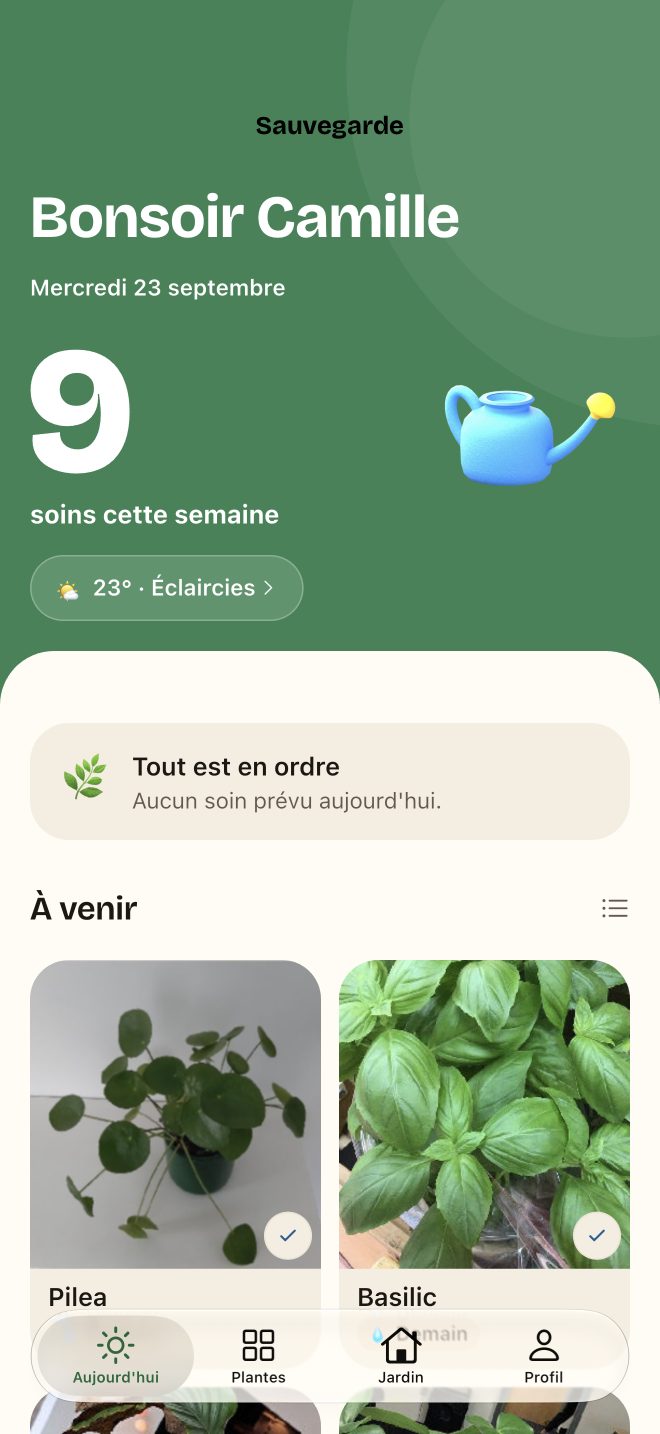
#> input picture store/shots-fr/backup.png, 1320 x 2868 px, given in place of capture.png, which was not available (shown at 1/2 size); the run also reads 1 picture not shown here
$ python preparer.py
#> lines starting #> are read from the running program, lines starting #| are printed output that depends on the picture; pictures that were not available may be replaced by others from this repository, and a replacement may not be noted
### store/compose.py
#!/usr/bin/env python3
"""Compose les visuels App Store à partir des captures réelles.

Chaque visuel : un aplat d'une couleur vive de l'app, deux grands disques
pâles qui sortent du cadre — le décor de ses têtes vertes —, un titre en
Bricolage Grotesque très gras (la police des titres de l'app), un appareil
dessiné (bordure, barre d'état, île ou œil de caméra) qui montre la capture
presque entière, et un objet 3D posé à son pied, devant lui. L'écran est ce
qu'on vend : rien ne le recouvre, à part l'objet sur son coin bas.

Deux gabarits : l'iPhone 6,7 pouces (1290 × 2796) et l'iPad 13 pouces
(2064 × 2752), les deux séries que demande App Store d'une app universelle.

Les captures viennent du simulateur (store/capture_ios.sh, écran entier,
marqueur `.device` dans le dossier) ou, à défaut, du build web (capture.mjs,
390 × 844 à 3×, sans barre d'état).

Usage : compose.py <dossier captures> <dossier sortie> [fr|en|de|it] [iphone|ipad]
"""
import csv
import os
import sys

import numpy as np
from PIL import Image, ImageDraw, ImageFilter, ImageFont

HERE = os.path.dirname(os.path.abspath(__file__))
ROOT = os.path.join(HERE, '..')
FONTS = os.path.join(HERE, 'fonts/inter/extras/ttf')
DISPLAY = os.path.join(ROOT, 'assets', 'fonts', 'BricolageGrotesque-VF.ttf')
CLAY = os.path.join(ROOT, 'assets', 'onboarding')
# Le pot de l'icône, entier, tel que l'ouverture de l'app le montre
# (tool/render_app_icon.py).
POT = os.path.join('assets', 'icon', 'rendu', 'lancement.png')
INTER_ZIP = 'https://github.com/rsms/inter/releases/download/v4.1/Inter-4.1.zip'

# --- les deux gabarits --------------------------------------------------------

# Le projet Xcode déclare les deux familles (TARGETED_DEVICE_FAMILY = « 1,2 »),
# et App Store réclame alors une série par famille : 6,7 pouces pour l'iPhone,
# 13 pouces pour l'iPad. Les deux disent la même chose avec la même grammaire
# — papier teinté, titre à la main, appareil incliné, objet d'argile devant.
# Mais un iPad n'est pas un grand iPhone : presque carré, il laisse moins de
# hauteur au texte, l'appareil y prend moins de largeur, et sa capture est au
# facteur 2 quand celle de l'iPhone est au 3. Chaque gabarit porte donc ses
# mesures ; tout le fichier les lit dans L, réglé par use().
FORMATS = {
    'iphone': {
        'size': (1290, 2796),
        'margin': 96, 'text_top': 200, 'text_width': 1110,
        'title_max': 136, 'title_min': 96, 'title_line': 1.18,
        'sub_size': 54, 'sub_line': 66, 'sub_gap': 22, 'tilt': 1.0,
            # L'appareil tient en entier dans le cadre, écran complet : sa largeur,
        # le vide entre le sous-titre et lui (où l'objet d'argile dépasse), et
        # la taille de l'objet.
        'phone_width': 850, 'phone_gap': 170, 'phone_clay': 500,
        # Les cotes de l'appareil, en points : la barre d'état, le rayon des
        # coins, le cadre, l'île (ou, sans elle, l'œil de la caméra).
        'device': {'px': 3, 'status': 54, 'radius': 55, 'bezel': 12, 'island': (126, 37), 'camera': 0, 'cellular': True},
        'cover': {
            'title': 296, 'plant_h': 760, 'plant_dx': 28, 'plant_overlap': 80,
            'card_h': 860, 'card_gap': 86, 'radius': 72, 'pad': 76,
            'name': 88, 'species': 54, 'species_y': 118, 'rows_y': 234,
            'rows': 'liste', 'row_h': 132, 'row_gap': 26, 'row_icon': 88, 'row_x': 126, 'row_label': 54, 'row_value': 58,
            'bar_h': 232, 'bar_bottom': 150, 'footer': 56,
        },
    },
    'ipad': {
        'size': (2064, 2752),
        'margin': 150, 'text_top': 175, 'text_width': 1660,
        'title_max': 165, 'title_min': 128, 'title_line': 1.18,
        'sub_size': 68, 'sub_line': 84, 'sub_gap': 26,
        # L'iPad est presque carré : incliné comme un téléphone, il déborderait
        # par le bas. Le même geste, aux deux tiers.
        'tilt': 0.7,
        'phone_width': 1310, 'phone_gap': 115, 'phone_clay': 620,
        'device': {'px': 2, 'status': 24, 'radius': 26, 'bezel': 20, 'island': None, 'camera': 5, 'cellular': False},
        'cover': {
            'title': 320, 'plant_h': 690, 'plant_dx': 26, 'plant_overlap': 74,
            'card_h': 980, 'card_gap': 90, 'radius': 90, 'pad': 100,
            'name': 116, 'species': 70, 'species_y': 156, 'rows_y': 420,
            # Trois soins côte à côte : sur une fiche presque carrée, une liste
            # en colonne laisse la moitié droite vide et monte trop haut.
            'rows': 'grille', 'row_h': 340, 'row_gap': 0, 'row_icon': 160, 'row_x': 0, 'row_label': 62, 'row_value': 74,
            'bar_h': 250, 'bar_bottom': 120, 'footer': 72,
        },
    },
}

L = FORMATS['iphone']
W, H = L['size']


def use(fmt):
    """Règle le gabarit courant : la taille de la fiche et toutes ses cotes."""
    global L, W, H
    L = FORMATS[fmt]
    W, H = L['size']


def ensure_fonts():
    """Inter (SIL OFL) n'est pas dans le dépôt : on la télécharge au besoin.
    Bricolage Grotesque, elle, est celle de l'app (assets/fonts)."""
    if os.path.isdir(FONTS):
        return
    import io
    import urllib.request
    import zipfile
    print('téléchargement d\'Inter…', file=sys.stderr)
    data = urllib.request.urlopen(INTER_ZIP, timeout=120).read()
    zipfile.ZipFile(io.BytesIO(data)).extractall(os.path.join(HERE, 'fonts', 'inter'))


# La palette de l'app (design_system/tokens/colors.dart), en clair.
CANVAS = (255, 251, 244)
SURFACE = (255, 251, 244)
SURFACE_MUTED = (237, 227, 212)
INK = (28, 23, 18)
INK2 = (102, 89, 77)
INK3 = (140, 128, 116)
SHADOW = (0, 0, 0)
SAGE = (42, 116, 71)
BRAND = (53, 131, 84)
WHITE = (255, 255, 255)
# Le fond de chaque fiche, l'encre de son titre et celle de son sous-titre :
# le vert de la marque et le brun de nuit portent du blanc, les accents vifs
# portent l'encre, comme dans l'app.
TINTS = {
    'sage': (BRAND, WHITE, (226, 240, 230)),
    'water': ((93, 183, 255), INK, (28, 23, 18)),
    'sun': ((255, 225, 77), INK, (28, 23, 18)),
    'terracotta': ((255, 123, 69), INK, (28, 23, 18)),
    'rose': ((255, 143, 171), INK, (28, 23, 18)),
    'night': ((23, 19, 15), WHITE, (214, 204, 192)),
    'lavender': ((185, 163, 255), INK, (28, 23, 18)),
}
# L'encre du titre et du sous-titre de la fiche en cours : `background()` les
# règle, `draw_text_block()` les lit.
TEXT, TEXT2 = INK, INK2


def font(name, size):
    return ImageFont.truetype(os.path.join(FONTS, f'Inter-{name}.ttf'), size)


# [73 lines left out: functions display, background, wrap, title_size, draw_text_block, not called in this run]


# --- l'appareil ---------------------------------------------------------------

def status_bar(width, height, bg, ink, u=1.0, cellular=True):
    """Une barre d'état iOS : l'heure d'Apple, réseau, wifi, batterie.
    Sans [bg], la barre est transparente, à poser sur une photo.

    Les cotes sont celles d'une capture d'iPhone au facteur 3 ; [u] les ramène
    au facteur de la capture (2/3 pour un iPad, qui capture au facteur 2). Un
    iPad wifi n'a pas d'antenne : [cellular] efface les quatre barres."""
    def s(v):
        return int(round(v * u))

    bar = Image.new('RGBA', (width, height), bg + (255,) if bg else (0, 0, 0, 0))
    d = ImageDraw.Draw(bar)
    d.text((s(100), height // 2 - s(4)), '9:41', font=font('SemiBold', s(50)), fill=ink, anchor='lm')
    # Signal : quatre barres qui montent
    x0 = width - s(300)
    if cellular:
        for i in range(4):
            h = s(18 + i * 10)
            d.rounded_rectangle((x0 + s(i * 20), height // 2 + s(20) - h, x0 + s(i * 20) + s(12), height // 2 + s(20)), radius=s(3), fill=ink)
    # Wifi : trois arcs
    cx, cy = width - s(190), height // 2 + s(20)
    for r, wdt in ((44, 9), (28, 9), (10, 10)):
        d.arc((cx - s(r), cy - s(r), cx + s(r), cy + s(r)), start=225, end=315, fill=ink, width=s(wdt))
    # Batterie
    bx = width - s(130)
    d.rounded_rectangle((bx, height // 2 - s(18), bx + s(78), height // 2 + s(18)), radius=s(10), outline=ink, width=s(4))
    d.rounded_rectangle((bx + s(6), height // 2 - s(12), bx + s(60), height // 2 + s(12)), radius=s(6), fill=ink)
    d.rounded_rectangle((bx + s(80), height // 2 - s(7), bx + s(86), height // 2 + s(7)), radius=s(3), fill=ink)
    return bar


def phone(shot, scrim=0.0, sheet=None, device=False):
    """La capture habillée en appareil, aux cotes du gabarit courant.
    [shot] est un chemin, ou une capture déjà retouchée. Une capture du web
    (390 × 844) n'a pas de barre d'état : on la dessine au-dessus. Une
    capture d'appareil ([device]) est l'écran entier : la place de la barre
    d'état y est déjà réservée en haut, on dessine dedans. Avec [scrim] et
    [sheet], une feuille modale est posée sur l'écran entier, barre d'état
    comprise, comme l'app le fait."""
    dev = L['device']
    px, u = dev['px'], dev['px'] / 3
    shot = (Image.open(shot) if isinstance(shot, str) else shot).convert('RGB')
    sw, sh = shot.size
    top = dev['status'] * px
    if device:
        screen = shot.convert('RGBA')
    else:
        screen = Image.new('RGBA', (sw, sh + top))
        screen.paste(shot, (0, top))
    strip = shot.crop((0, 0, sw, top))
    haut = strip.getpixel((sw // 2, 6))
    if max(abs(a - b) for a, b in zip(haut, CANVAS)) < 24:
        # La feuille de l'app : la barre d'état est de la même feuille.
        bar = status_bar(sw, top, haut, INK, u, dev['cellular'])
    elif max(abs(a - b) for a, b in zip(haut, BRAND)) < 24:
        # La tête verte : l'heure y est blanche, sans voile.
        bar = status_bar(sw, top, haut, WHITE, u, dev['cellular'])
    else:
        # Une photo en tête de page : elle continue sous la barre d'état
        # (en miroir et un peu floue quand la capture s'arrête au bord),
        # assombrie vers le haut, et les icônes passent en blanc dessus.
        bar = strip.convert('RGBA') if device else strip.transpose(Image.FLIP_TOP_BOTTOM).filter(ImageFilter.GaussianBlur(6)).convert('RGBA')
        veil = np.zeros((top, sw, 4), dtype=np.uint8)
        veil[..., 3] = np.linspace(120, 30, top).astype(np.uint8)[:, None]
        bar.alpha_composite(Image.fromarray(veil))
        bar.alpha_composite(status_bar(sw, top, None, (255, 255, 255), u, dev['cellular']))
    screen.paste(bar, (0, 0))
    sh = screen.height - top
    if scrim:
        # La barrière modale, comme celle d'iOS
        screen.alpha_composite(Image.new('RGBA', screen.size, SHADOW + (int(255 * scrim),)))
    if sheet is not None:
        screen.alpha_composite(sheet, (0, screen.height - sheet.height))
    screen = screen.convert('RGB')
    # Coins de l'écran
    radius = dev['radius'] * px
    mask = Image.new('L', screen.size, 0)
    ImageDraw.Draw(mask).rounded_rectangle((0, 0, sw - 1, sh + top - 1), radius=radius, fill=255)
    bezel = dev['bezel'] * px
    edge = max(1, int(round(3 * u)))
    body = Image.new('RGBA', (sw + 2 * bezel, sh + top + 2 * bezel), (0, 0, 0, 0))
    d = ImageDraw.Draw(body)
    d.rounded_rectangle((0, 0, body.width - 1, body.height - 1), radius=radius + bezel, fill=(46, 36, 30, 255))
    d.rounded_rectangle((edge, edge, body.width - 1 - edge, body.height - 1 - edge), radius=radius + bezel - edge, outline=(92, 76, 66, 255), width=edge)
    body.paste(screen, (bezel, bezel), mask)
    if dev['island']:
        # Dynamic Island
        iw, ih = dev['island'][0] * px, dev['island'][1] * px
        ix, iy = bezel + (sw - iw) // 2, bezel + 11 * px
        d.rounded_rectangle((ix, iy, ix + iw, iy + ih), radius=ih // 2, fill=(14, 11, 9, 255))
    elif dev['camera']:
        # L'iPad n'a pas d'île : un œil de caméra au milieu du cadre du haut.
        r = dev['camera'] * px
        cx, cy = bezel + sw // 2, bezel // 2
        d.ellipse((cx - r, cy - r, cx + r, cy + r), fill=(20, 16, 13, 255))
    return body


# --- argile -------------------------------------------------------------------

# [63 lines left out: functions paste_with_shadow, clay_shape, clay_card, clay_arch, place_phone, place_object, not called in this run]


# --- la feuille « Espèce » ---------------------------------------------------

# Une photo CC0 (iNaturalist, observation 359128431, photo 655212161) qui
# n'est pas dans le jeu d'entraînement, et ce que le modèle livré en dit.
# Ce sont ses vrais résultats, pas une maquette : les recalculer avec
#   python3 store/ident/score.py store/ident/ficus-lyrata.jpg
# après chaque nouveau modèle.
IDENT_PHOTO = os.path.join(HERE, 'ident', 'ficus-lyrata.jpg')
IDENT_RESULTS = [('Ficus lyrata', 0.804), ('Epipremnum aureum', 0.063), ('Euphorbia lactea', 0.039)]
# Les seuils du modèle embarqué (domain/identification/identification_policy.dart).
LIKELY, POSSIBLE = 0.70, 0.25
# Les textes de la feuille, ceux des ARB.
IDENT_COPY = {
    'fr': {'title': 'Espèce', 'hint': 'Reconnu par Iris sur l’appareil. Choisissez l’espèce.', 'use': 'Utiliser',
           'online': 'Chercher en ligne', 'likely': 'Probable', 'possible': 'Possible', 'unlikely': 'Peu probable'},
    'en': {'title': 'Species', 'hint': 'Recognised by Iris on the device. Choose the species.', 'use': 'Use',
           'online': 'Search online', 'likely': 'Likely', 'possible': 'Possible', 'unlikely': 'Less likely'},
    'de': {'title': 'Art', 'hint': 'Von Iris auf dem Gerät erkannt. Wählen Sie die Art.', 'use': 'Verwenden',
           'online': 'Online suchen', 'likely': 'Wahrscheinlich', 'possible': 'Möglich', 'unlikely': 'Wenig wahrscheinlich'},
    'it': {'title': 'Specie', 'hint': 'Riconosciuta da Iris sul dispositivo. Scegliete la specie.', 'use': 'Usa',
           'online': 'Cerca online', 'likely': 'Probabile', 'possible': 'Possibile', 'unlikely': 'Poco probabile'},
}

def common_names(lang):
    with open(os.path.join(ROOT, 'tools', 'plant_dataset', 'plants.csv'), newline='', encoding='utf-8') as f:
        return {r['scientific_name']: r.get(f'common_{lang}', '') for r in csv.DictReader(f)}


# [78 lines left out: functions fit, ellipsize, diamond, ident_sheet, not called in this run]


# Sans capture de la feuille « Espèce » — le modèle ne tourne pas sur le
# web —, elle est redessinée sur la fiche du Ficus, celle-là même qu'elle
# recouvre dans l'app.


# --- la fiche de présentation -------------------------------------------------

# La première fiche ne montre pas un écran : elle plante le décor, fort, sur
# un aplat sauge. Les concurrents du magasin font tous la même chose — un
# aplat saturé, un titre énorme, une vraie photo, des pastilles d'interface
# posées dessus. Ici les pastilles sont celles de l'app, à sa palette.
# La fiche d'ouverture suit la mise en page de l'app : la marge de page, un
# grand titre en haut à gauche, puis des cartes en colonne. Elle y ajoute une
# bande sauge, la plante de l'icône posée sur son bord, et une carte de verre
# dépoli qui mord sur la bande. Rien de plus : une fiche chargée ne se lit
# pas dans une grille de vignettes.
COVER = {
    'fr': {
        'title': 'Auxine',
        'subtitle': 'le carnet de vos plantes',
        'name': 'Monstera deliciosa',
        'species': 'Faux philodendron',
        'rows': [
            ('assets/objects/arrosoir.webp', 'Arrosage', 'Tous les 8 jours'),
            ('assets/problems/clay_abiotique.webp', 'Lumière', 'Vive indirecte'),
            ('assets/onboarding/collection_semis.webp', 'Dernier soin', 'Il y a 2 jours'),
        ],
        'footer': 'Sans compte, sans publicité',
    },
    'en': {
        'title': 'Auxine',
        'subtitle': 'the journal of your plants',
        'name': 'Monstera deliciosa',
        'species': 'Swiss cheese plant',
        'rows': [
            ('assets/objects/arrosoir.webp', 'Watering', 'Every 8 days'),
            ('assets/problems/clay_abiotique.webp', 'Light', 'Bright indirect'),
            ('assets/onboarding/collection_semis.webp', 'Last care', '2 days ago'),
        ],
        'footer': 'No account, no ads',
    },
    'de': {
        'title': 'Auxine',
        'subtitle': 'das Tagebuch Ihrer Pflanzen',
        'name': 'Monstera deliciosa',
        'species': 'Fensterblatt',
        'rows': [
            ('assets/objects/arrosoir.webp', 'Gießen', 'Alle 8 Tage'),
            ('assets/problems/clay_abiotique.webp', 'Licht', 'Hell, indirekt'),
            ('assets/onboarding/collection_semis.webp', 'Letzte Pflege', 'Vor 2 Tagen'),
        ],
        'footer': 'Ohne Konto, ohne Werbung',
    },
    'it': {
        'title': 'Auxine',
        'subtitle': 'il diario delle vostre piante',
        'name': 'Monstera deliciosa',
        'species': 'Monstera',
        'rows': [
            ('assets/objects/arrosoir.webp', 'Annaffiatura', 'Ogni 8 giorni'),
            ('assets/problems/clay_abiotique.webp', 'Luce', 'Viva indiretta'),
            ('assets/onboarding/collection_semis.webp', 'Ultima cura', '2 giorni fa'),
        ],
        'footer': 'Senza account, senza pubblicità',
    },
}

TERRACOTTA_POP = (255, 123, 69)


# [83 lines left out: functions rounded_mask, crisp, cover, not called in this run]


# --- les visuels --------------------------------------------------------------

# Le registre des fiches App Store : un titre court, puis un fragment en
# minuscules, sans point. Pas de phrase.
COPY = {
    'fr': [
        ("Chaque matin,\nl'état des plantes", 'les soins qui viennent, à cocher'),
        ('Quelle est\ncette plante ?', 'une photo suffit, même sans réseau'),
        ('Toutes vos plantes,\nau même endroit', 'avec leur photo, leur espèce et leur pièce'),
        ('Chaque plante\na sa page', 'photos, prochains soins, journal'),
        ("Une fiche d'entretien\npour chaque espèce", 'arrosage, lumière, engrais, rempotage'),
        ('Lieux, calendrier,\ninventaire', 'pour un appartement ou un jardin entier'),
        ('Un diagnostic\nsur photo', 'plus de 200 troubles, ravageurs, maladies'),
    ],
    'en': [
        ('Each morning,\nwhere things stand', 'upcoming care, to tick off'),
        ('What plant\nis this?', 'one photo is enough, even offline'),
        ('All your plants,\nin one place', 'with their photo, species and room'),
        ('Every plant\nhas its page', 'photos, upcoming care, journal'),
        ('A care guide\nfor every species', 'watering, light, feeding, repotting'),
        ('Rooms, calendar,\ninventory', 'for a whole flat or garden'),
        ('A diagnosis\nfrom a photo', '200+ disorders, pests and diseases'),
    ],
    'de': [
        ('Jeden Morgen,\nder Stand der Dinge', 'die anstehende Pflege, zum Abhaken'),
        ('Welche Pflanze\nist das?', 'ein Foto genügt, auch ohne Netz'),
        ('Alle Pflanzen,\nan einem Ort', 'mit Foto, Art und Zimmer'),
        ('Jede Pflanze\nhat ihre Seite', 'Fotos, nächste Pflege, Tagebuch'),
        ('Ein Pflegeblatt\nfür jede Art', 'Gießen, Licht, Dünger, Umtopfen'),
        ('Orte, Kalender,\nBestand', 'für eine Wohnung oder einen ganzen Garten'),
        ('Eine Diagnose\nnach Foto', 'über 200 Störungen, Schädlinge, Krankheiten'),
    ],
    'it': [
        ('Ogni mattina,\nlo stato delle piante', 'le cure in arrivo, da spuntare'),
        ('Che pianta\nè questa?', 'basta una foto, anche senza rete'),
        ('Tutte le piante,\nnello stesso posto', 'con foto, specie e stanza'),
        ('Ogni pianta\nha la sua pagina', 'foto, prossime cure, diario'),
        ('Una scheda di cura\nper ogni specie', 'annaffiatura, luce, concime, rinvaso'),
        ('Luoghi, calendario,\ninventario', 'per un appartamento o un giardino intero'),
        ('Una diagnosi\nda una foto', 'oltre 200 disturbi, parassiti, malattie'),
    ],
}

SCENES = [
    ('today', 'sun', 'assets/objects/arrosoir.webp', -3.5, 'right'),
    ('capture', 'lavender', 'collection_ronde.webp', 3.0, 'left'),
    ('plants', 'water', 'collection_monstera.webp', -3.0, 'right'),
    ('plant', 'terracotta', 'collection_caoutchouc.webp', 3.5, 'left'),
    ('care', 'sage', 'collection_sansevieria.webp', -3.0, 'right'),
    ('garden-calendar', 'rose', 'collection_semis.webp', 3.0, 'left'),
    ('diagnosis', 'night', 'collection_monstera.webp', -3.5, 'right'),
]
# Chaque visuel : la capture, la couleur du fond, l'objet 3D qui dépasse. Un
# objet ne se pose jamais sur sa propre couleur : l'arrosoir bleu sur le
# jaune, le pot orange sur le bleu.


# [35 lines left out: function build, not called in this run]


# [4 lines that do not run on import are left out]

### marketing/video/preparer.py
"""Les images de la vidéo, rangées dans public/ pour Remotion.

    python3 marketing/video/preparer.py

Les téléphones sont habillés par store/compose.py, comme dans le kit
marketing, à partir des captures de store/shots-fr/. Le pot et son clin
d'œil sont ceux de l'ouverture de l'app (assets/splash/).
"""
import json
import os
import shutil
import sys

ICI = os.path.dirname(os.path.abspath(__file__))
ROOT = os.path.abspath(os.path.join(ICI, '..', '..'))
sys.path.insert(0, os.path.join(ROOT, 'store'))
os.chdir(ROOT)

import compose as C  # noqa: E402
from PIL import Image, ImageDraw  # noqa: E402

C.ensure_fonts()
#> (the call stopped at in ensure_fonts, `data = urllib.request.urlopen(INTER_ZIP, timeout=120).read()`: the network is not available in this run)
C.use('iphone')
PUB = os.path.join(ICI, 'public')
os.makedirs(PUB, exist_ok=True)
SHOTS = 'store/shots-fr'

# Les captures du simulateur (store/capture_ios.sh, marquées par un fichier
# .device) sont l'écran entier, 1320 × 2868 : la barre d'état y a déjà sa
# place. Celles du web (store/capture.mjs, 1170 × 2532) n'en ont pas, et
# compose.py la dessine au-dessus.
SIMULATEUR = os.path.exists(os.path.join(SHOTS, '.device'))
dev = C.L['device']
ecran = {'x': dev['bezel'] * dev['px'], 'y': dev['bezel'] * dev['px'] + (0 if SIMULATEUR else dev['status'] * dev['px'])}
geometrie = {}
for nom in ('capture', 'today', 'diagnosis', 'plants', 'garden-calendar'):
    chemin = os.path.join(SHOTS, f'{nom}.png')
    sw, sh = Image.open(chemin).size
#> sw = 1320; sh = 2868
    ph = C.phone(chemin, device=SIMULATEUR)
#> in phone, `screen.paste(shot, (0, top))`:
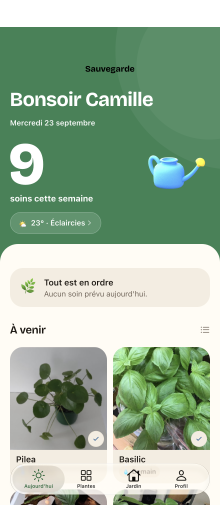
#> screen: PIL image 1320x3030 RGBA (shown at 1/6 size); mean R, G, B, A 140.2, 164.6, 140.5, 241.4; transparent parts drawn white
#> in phone, `strip = shot.crop((0, 0, sw, top))`:
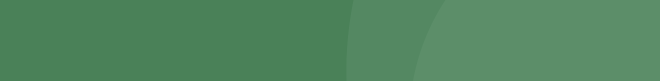
#> strip: PIL image 1320x162 RGB (shown at 1/2 size); mean R, G, B 81.6, 134.4, 95.2
#> in phone, `haut = strip.getpixel((sw // 2, 6))`: haut = (74, 129, 88)
#> in phone, `bar = status_bar(sw, top, haut, WHITE, u, dev['cellular'])`:
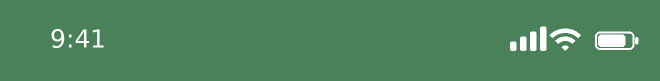
#> bar: PIL image 1320x162 RGBA (shown at 1/2 size); mean R, G, B, A 79.1, 132.6, 92.7, 255
#> in phone, `screen.paste(bar, (0, 0))`:
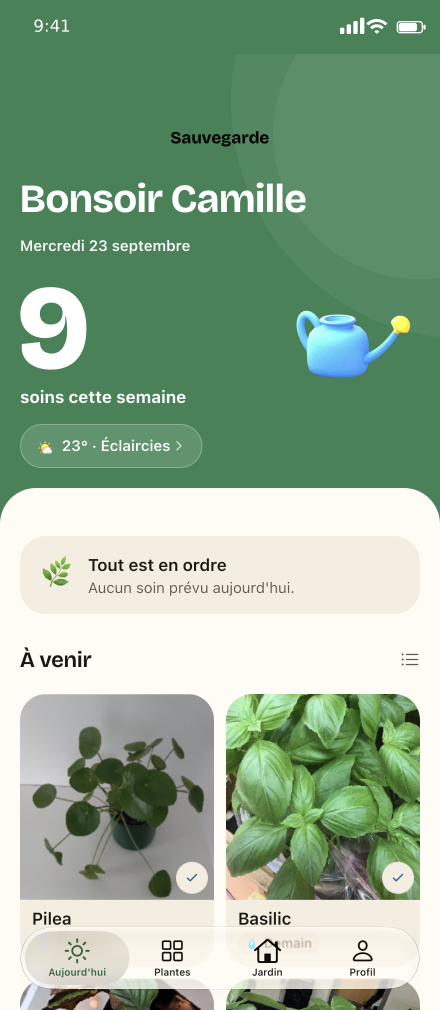
#> screen: PIL image 1320x3030 RGBA (shown at 1/3 size); mean R, G, B, A 144.5, 171.7, 145.5, 255
#> (the rest of the program and of its run is left out)
